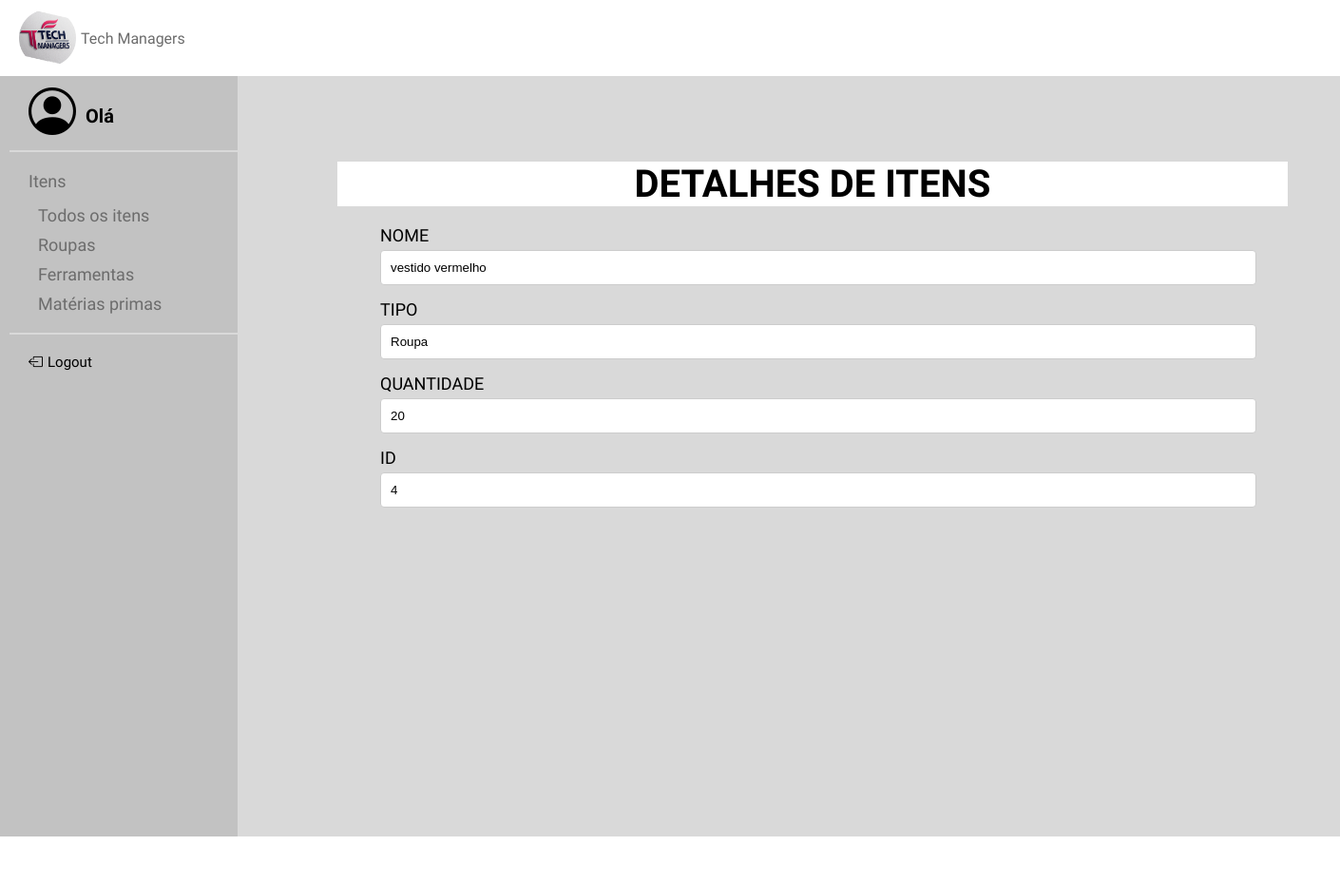
Before: /TelaDI/4 with the older database file.
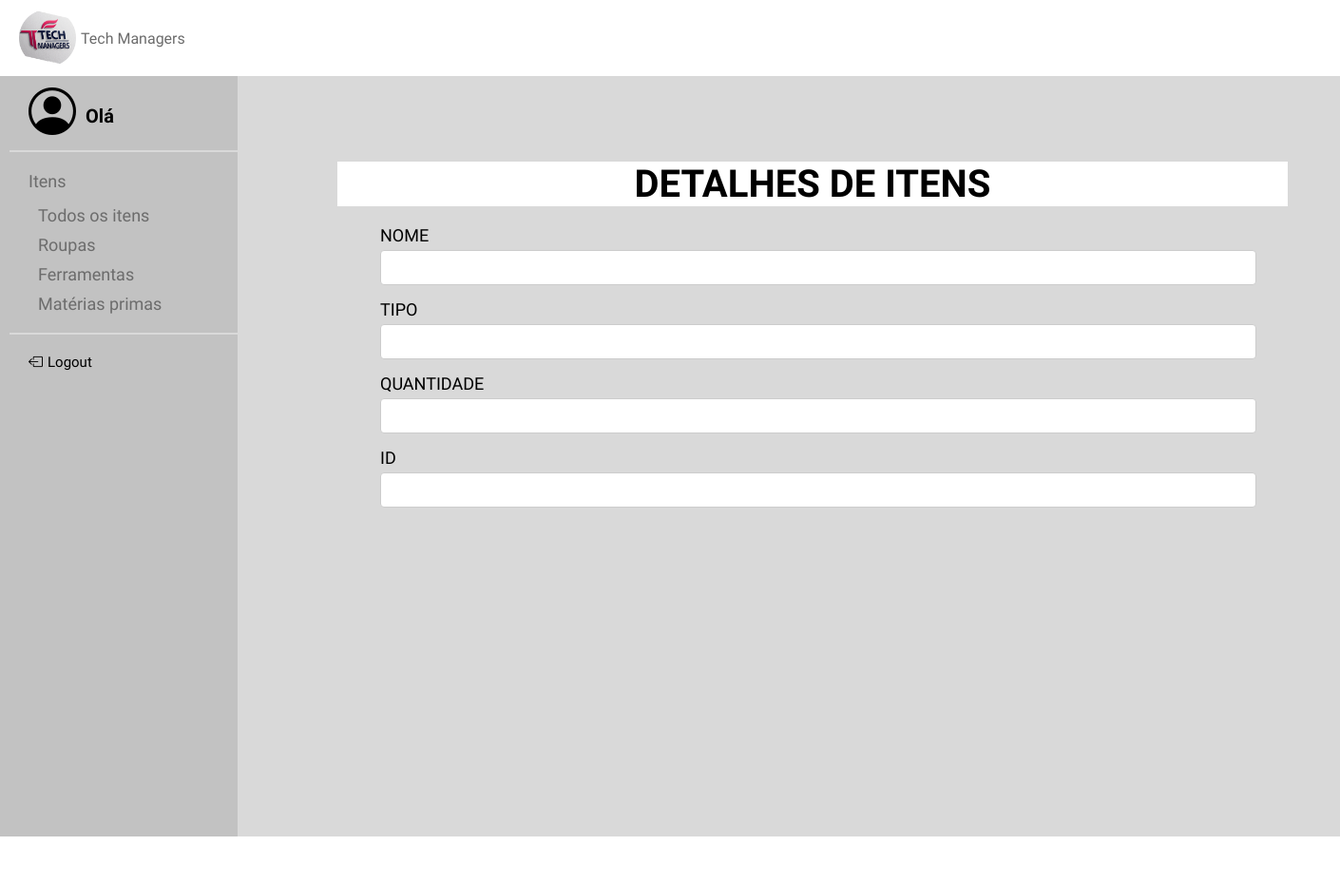
After: the same page with the newer database file.
### models.py (models this page shows, shortened)
class ITEM(Base):
    __tablename__ = 'item'
    id = Column(Integer, primary_key=True, unique=True, nullable=False, index=True)
    nome = Column(String(40), nullable=False, index=True)
    tipo = Column(String(40), nullable=False, index=True)
    quantidade = Column(Integer, nullable=False, index=True)

### app.py (the view)
@app.route('/TelaDI/<int:id>', methods=['GET'])
def TelaDItem(id):
    item = select(ITEM).where(ITEM.id == id)
    item = db_session.execute(item).scalar()
    return render_template('TelaDetalhesItem.html', item=item)

### templates/TelaDetalhesItem.html (shortened to what this page needs)
{% extends "base.html" %}
{% block conteudo %}
<body>
<link rel="stylesheet" href="../static/TelaDetalhesItem.css">
<main>
<div class="container">
        <h2>DETALHES DE ITENS</h2>
        <form>
            <div class="input-group">
                <label for="nome"> NOME</label>
                <input type="text" id="nome" name="nome" value="{{ item.nome }}" readonly>
            </div>
            <div class="input-group">
                <label for="tipo"> TIPO</label>
                <input type="text" id="tipo" name="tipo" value="{{ item.tipo }}" readonly>
            </div>
            <div class="input-group">
                <label for="quantidade"> QUANTIDADE</label>
                <input type="number" id="quantidade" name="quantidade" value="{{ item.quantidade }}" readonly>
            </div>
            <div class="input-group">
                <label for="ID"> ID</label>
                <input type="number" id="ID" name="ID" value="{{ item.id }}" readonly>
            </div>
        </form>
    </div>
</main>
</body>
{% endblock %}

Changed rows visible on the page:
removed ITEM: nome "vestido vermelho", tipo "Roupa", ID "4"
Other visible differences:
form field quantidade: "20" → (not shown)
